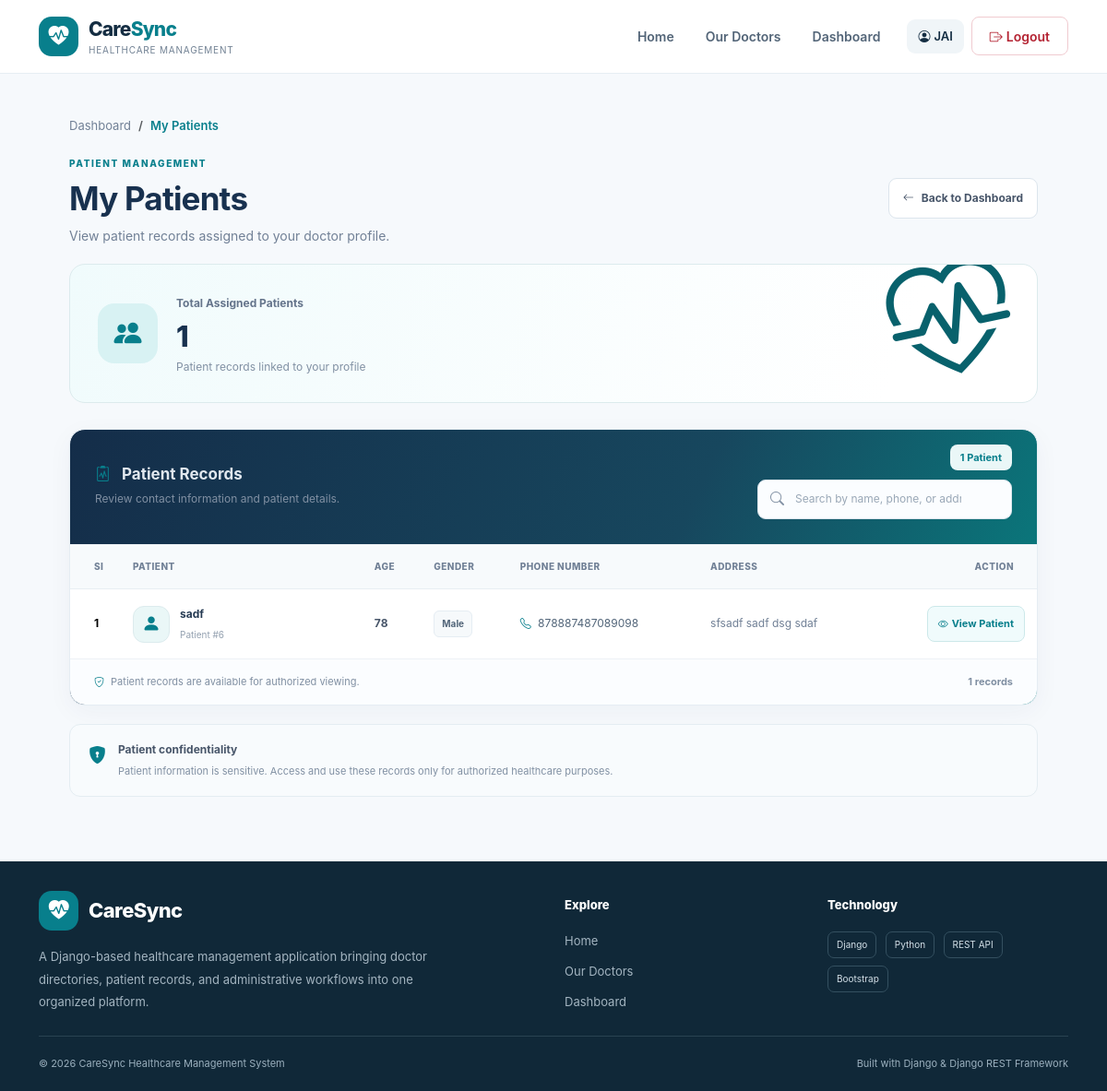
The app's page /doctor/patients/ (signed in) with its own data.
### healthcare/models.py (models this page shows, shortened)
class Patient(models.Model):
    GENDER = [
            ('', 'Select Gender'),
            ('Male', 'Male'),
            ('Female', 'Female'),
            ('Other', 'Other'),
        ]
    name = models.CharField(max_length=100)
    age = models.PositiveIntegerField()
    gender = models.CharField(
            max_length=10,
            choices=GENDER
        )
    phone = models.CharField(max_length=15)
    address = models.TextField()
    doctor = models.ForeignKey(
        Doctor,
        on_delete=models.SET_NULL,
        null=True,
        related_name='patients'
    )
    date_registered = models.DateTimeField(auto_now_add=True)

### healthcare/views.py (the view)
# urls.py: path('doctor/patients/', views.doctor_patients, name='doctor_patients'),
def doctor_patients(request):
    doctor = request.user.doctor_profile
    patients = Patient.objects.filter(
        doctor=doctor
    ).select_related('doctor')
    return render(
        request,
        'healthcare/doctor_patients.html',
        {'patients': patients}
    )

### templates/healthcare/doctor_patients.html (shortened to what this page needs)
{% extends "healthcare/base.html" %}
{% block content %}
<div class="doctor-patients-page">
    <nav aria-label="breadcrumb" class="dp-breadcrumb">
        <ol class="breadcrumb mb-0">
            <li class="breadcrumb-item">
                <a href="{% url 'doctor_dashboard' %}">Dashboard</a>
            </li>
            <li class="breadcrumb-item active" aria-current="page">
                My Patients
            </li>
        </ol>
    </nav>
    <div class="dp-page-heading">
        <div>
            <span class="dp-eyebrow">PATIENT MANAGEMENT</span>
            <h1>My Patients</h1>
            <p>
                View patient records assigned to your doctor profile.
            </p>
        </div>
        <a href="{% url 'doctor_dashboard' %}" class="dp-back-button">
            <i class="bi bi-arrow-left me-2"></i>
            Back to Dashboard
        </a>
    </div>
    <div class="dp-summary-card">
        <div class="dp-summary-icon">
            <i class="bi bi-people-fill"></i>
        </div>
        <div class="dp-summary-info">
            <span>Total Assigned Patients</span>
            <h2>{{ patients|length }}</h2>
            <p>Patient records linked to your profile</p>
        </div>
        <div class="dp-summary-decoration" aria-hidden="true">
            <i class="bi bi-heart-pulse"></i>
        </div>
    </div>
    <section class="dp-records-card">
        <div class="dp-records-header">
            <div>
                <h2>
                    <i class="bi bi-clipboard2-pulse me-2"></i>
                    Patient Records
                </h2>
                <p>Review contact information and patient details.</p>
            </div>
            {% if patients %}
            <div class='text-end'>
                <span class="dp-record-count">
                    {{ patients|length }}
                    {% if patients|length == 1 %}Patient{% else %}Patients{% endif %}
                </span>
                <div class="dp-search-area">
                    <div class="dp-search-box">
                        <input type="search"
                            id="patientSearch"
                            placeholder="Search by name, phone, or address..."
                            aria-label="Search assigned patients">
                    </div>
                </div>
            </div>
            {% endif %}
        </div>
        {% if patients %}
            <div class="table-responsive">
                <table class="table dp-patient-table align-middle mb-0">
                    <thead>
                        <tr>
                            <th class="dp-number-column">Si</th>
                            <th>Patient</th>
                            <th>Age</th>
                            <th>Gender</th>
                            <th>Phone Number</th>
                            <th>Address</th>
                            <th class="text-end dp-action-column">Action</th>
                        </tr>
                    </thead>
                    <tbody id="patientTableBody">
                        {% for patient in patients %}
                            <tr class="dp-patient-row">
                                <td class="dp-row-number">
                                    {{ forloop.counter }}
                                </td>
                                <td>
                                    <div class="dp-patient-identity">
                                        <div class="dp-patient-avatar">
                                            <i class="bi bi-person-fill"></i>
                                        </div>
                                        <div>
                                            <span class="dp-patient-name">
                                                {{ patient.name }}
                                            </span>
                                            <span class="dp-patient-id">
                                                Patient #{{ patient.pk }}
                                            </span>
                                        </div>
                                    </div>
                                </td>
                                <td>
                                    <span class="dp-data-value">
                                        {{ patient.age|default:"—" }}
                                    </span>
                                </td>
                                <td>
                                    <span class="dp-gender-badge">
                                        {{ patient.gender|default:"—" }}
                                    </span>
                                </td>
                                <td>
                                    <span class="dp-phone-value">
                                        <i class="bi bi-telephone me-1"></i>
                                        {{ patient.phone|default:"—" }}
                                    </span>
                                </td>
                                <td>
                                    <span class="dp-address-value">
                                        {{ patient.address|default:"—"|truncatechars:35 }}
                                    </span>
                                </td>
                                <td class="text-end">
                                    <a href="{% url 'patient_detail' patient.pk %}"
                                       class="dp-view-button">
                                        <i class="bi bi-eye me-1"></i>
                                        View Patient
                                    </a>
                                </td>
                            </tr>
                        {% endfor %}
                    </tbody>
                </table>
            </div>
            <div class="dp-table-footer">
                <span>
                    <i class="bi bi-shield-check me-1"></i>
                    Patient records are available for authorized viewing.
                </span>
                <span class="dp-footer-count" id="visiblePatientCount">
                    {{ patients|length }} records
                </span>
            </div>
        {% endif %}
    </section>
    <div class="dp-privacy-note">
        <i class="bi bi-shield-lock-fill"></i>
        <p>
            <strong>Patient confidentiality</strong>
            <span>
                Patient information is sensitive. Access and use these
                records only for authorized healthcare purposes.
            </span>
        </p>
    </div>
</div>
{% endblock %}

### templates/healthcare/base.html (shortened to what this page needs)
{% load static %}
<!DOCTYPE html>
<html lang="en">
<head>
    <link href="https://cdn.jsdelivr.net/npm/bootstrap@5.3.8/dist/css/bootstrap.min.css"
          rel="stylesheet">
    <link rel="stylesheet"
          href="https://cdn.jsdelivr.net/npm/bootstrap-icons@1.13.1/font/bootstrap-icons.min.css">
    <link rel="stylesheet" href="{% static 'css/style.css' %}">
</head>
<body>
<nav class="navbar navbar-expand-lg site-navbar sticky-top">
    <div class="container">
        <a class="navbar-brand brand-lockup" href="{% url 'home' %}">
            <span class="brand-mark">
                <i class="bi bi-heart-pulse-fill"></i>
            </span>
            <span>
                <span class="brand-title">Care<span>Sync</span></span>
                <small class="brand-subtitle">Healthcare Management</small>
            </span>
        </a>
        <div class="collapse navbar-collapse" id="mainNavbar">
            <ul class="navbar-nav ms-auto align-items-lg-center gap-lg-2">
                <li class="nav-item">
                    <a class="nav-link" href="{% url 'home' %}">
                        Home
                    </a>
                </li>
                <li class="nav-item">
                    <a class="nav-link" href="{% url 'doctors' %}">
                        Our Doctors
                    </a>
                </li>
                {% if user.is_authenticated %}
                    {% if user.is_staff %}
                        <li class="nav-item">
                            <a class="nav-link" href="{% url 'dashboard' %}">
                                Admin Dashboard
                            </a>
                        </li>
                    {% else %}
                        <li class="nav-item">
                            <a class="nav-link" href="{% url 'doctor_dashboard' %}">
                                Dashboard
                            </a>
                        </li>
                    {% endif %}
                    <li class="nav-item ms-lg-2">
                        <span class="nav-user">
                            <i class="bi bi-person-circle me-1"></i>
                            {{ user.username| upper }}
                        </span>
                    </li>
                    <li class="nav-item">
                        <a href="{% url 'logout' %}"
                           class="btn btn-nav-outline">
                            <i class="bi bi-box-arrow-right me-1"></i>
                            Logout
                        </a>
                    </li>
                {% else %}
                    <li class="nav-item ms-lg-2">
                        <a href="{% url 'login' %}" class="btn btn-nav-primary">
                            Sign In <i class="bi bi-arrow-right ms-1"></i>
                        </a>
                    </li>
                {% endif %}
            </ul>
        </div>
    </div>
</nav>
<main>
    {% block content %}{% endblock %}
</main>
<footer class="site-footer">
    <div class="container">
        <div class="row g-4 py-2 mt-0">
            <div class="col-lg-6">
                <a href="{% url 'home' %}" class="footer-brand">
                    <span class="brand-mark">
                        <i class="bi bi-heart-pulse-fill"></i>
                    </span>
                    CareSync
                </a>
                <p class="footer-description mt-3">
                    A Django-based healthcare management application
                    bringing doctor directories, patient records, and
                    administrative workflows into one organized platform.
                </p>
            </div>
            <div class="col-6 col-lg-3">
                <h6 class="footer-heading">Explore</h6>
                <a class="footer-link" href="{% url 'home' %}">Home</a>
                <a class="footer-link" href="{% url 'doctors' %}">Our Doctors</a>
                {% if user.is_authenticated %}
                    <a class="footer-link" href="{% url 'dashboard' %}">Dashboard</a>
                {% else %}
                    <a class="footer-link" href="{% url 'login' %}">Sign In</a>
                {% endif %}
            </div>
            <div class="col-6 col-lg-3">
                <h6 class="footer-heading">Technology</h6>
                <span class="tech-tag">Django</span>
                <span class="tech-tag">Python</span>
                <span class="tech-tag">REST API</span>
                <span class="tech-tag">Bootstrap</span>
            </div>
        </div>
        <div class="footer-bottom d-flex flex-column flex-md-row
                    justify-content-between gap-2">
            <span>&copy; {% now "Y" %} CareSync Healthcare Management System</span>
            <span>Built with Django &amp; Django REST Framework</span>
        </div>
    </div>
</footer>
</body>
</html>

### records on screen
Patient: name "sadf", pk "6", age "78", gender "Male", phone "878887487089098", address "sfsadf sadf dsg sdaf"

### other values on screen
{{ user.username| upper }} "JAI"
{{ patients|length }} "1"
